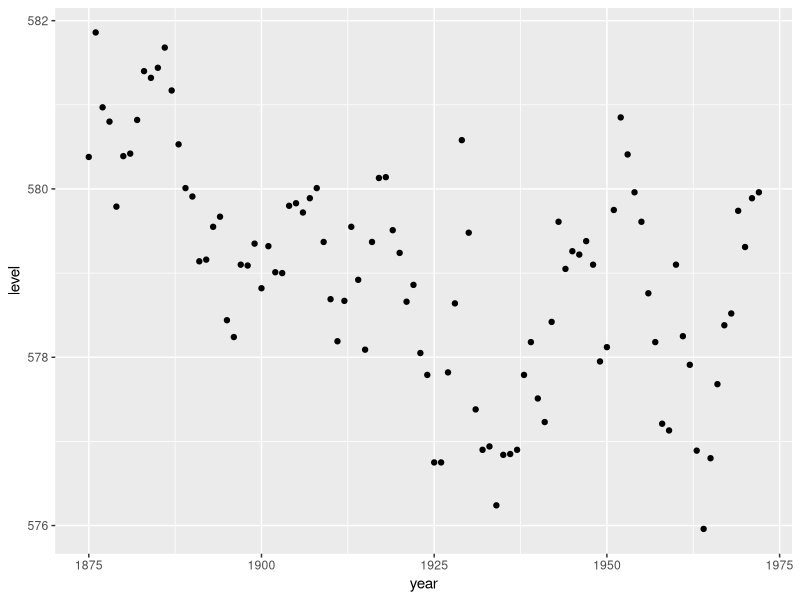
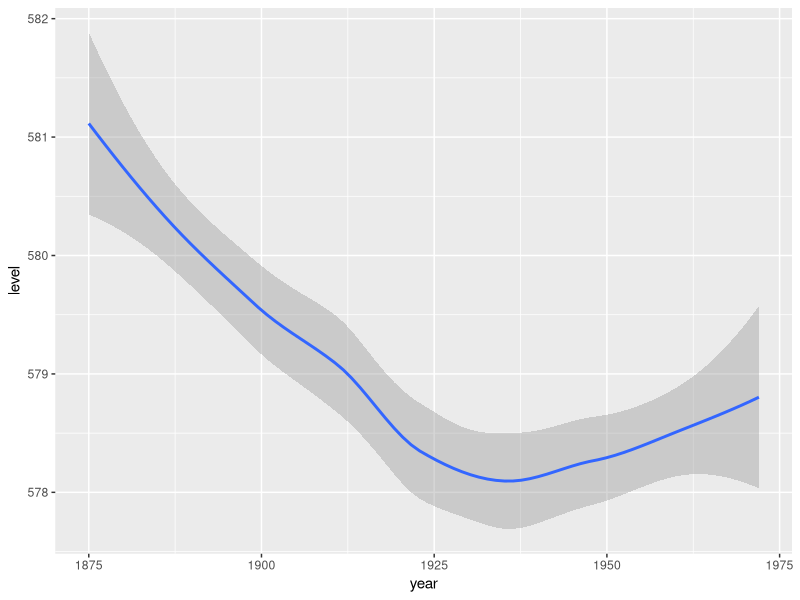
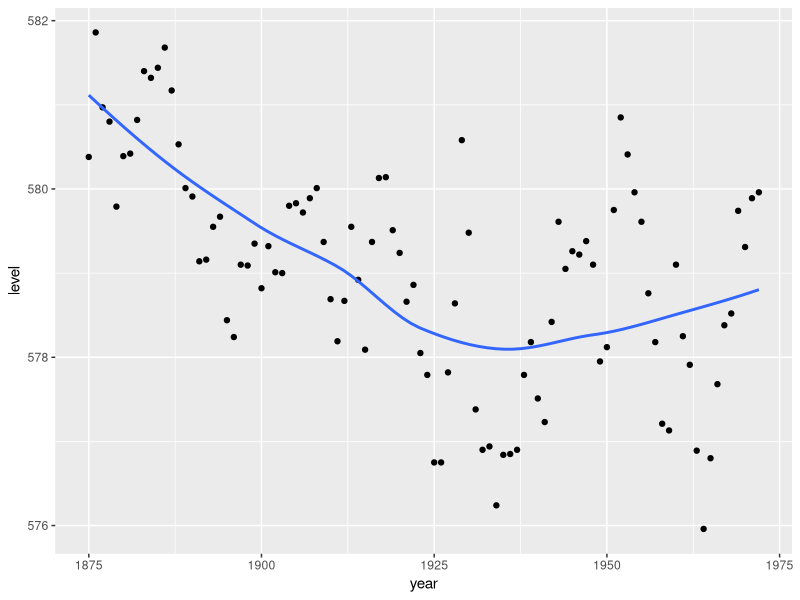

Reproduce these figures in R, in order.
## ---- chunk 1
knitr::opts_chunk$set(echo = TRUE)
## ---- chunk 2
library(tidyverse)
# get data
data("LakeHuron")
# set data frame 
LakeHuron <- data.frame("year" = 1875:1972, "level" = LakeHuron)
## ---- chunk 3

# plot data and customize the format

ggplot(data = LakeHuron)+geom_point(mapping = aes(x = year, y = level))

ggplot(data = LakeHuron)+geom_smooth(mapping = aes(x = year, y = level))


# no variance needed, set se = false,

ggplot(data = LakeHuron)+
  geom_point(mapping = aes(x = year,y = level))+
  geom_smooth(mapping = aes(x = year,y = level), se = FALSE)

